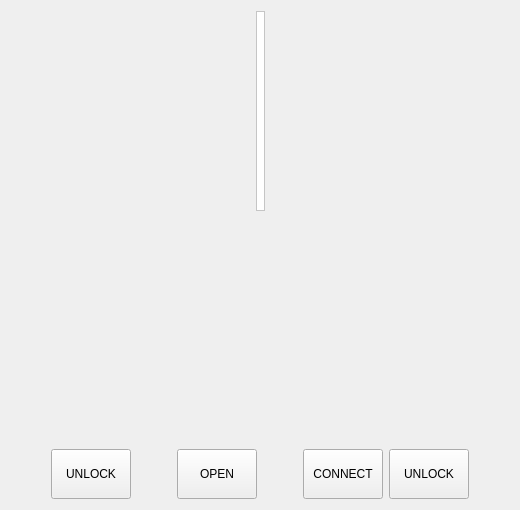
      <widget class="QWidget" name="stackedWidgetPage2">
       <layout class="QGridLayout" name="gridLayout">
        <item row="0" column="0">
         <layout class="QVBoxLayout" name="verticalLayout">
          <item>
           <layout class="QHBoxLayout" name="horizontalLayout_15">
            <property name="topMargin">
             <number>0</number>
            </property>
            <item>
             <spacer name="horizontalSpacer_34">
              <property name="orientation">
               <enum>Qt::Horizontal</enum>
              </property>
              <property name="sizeHint" stdset="0">
               <size>
                <width>40</width>
                <height>20</height>
               </size>
              </property>
             </spacer>
            </item>
            <item>
             <widget class="QLabel" name="label_video">
              <property name="minimumSize">
               <size>
                <width>0</width>
                <height>200</height>
               </size>
              </property>
              <property name="maximumSize">
               <size>
                <width>300</width>
                <height>16777</height>
               </size>
              </property>
              <property name="styleSheet">
               <string notr="true">background-color: rgb(255, 255, 255);</string>
              </property>
              <property name="frameShape">
               <enum>QFrame::StyledPanel</enum>
              </property>
              <property name="text">
               <string/>
              </property>
             </widget>
            </item>
            <item>
             <spacer name="horizontalSpacer_35">
              <property name="orientation">
               <enum>Qt::Horizontal</enum>
              </property>
              <property name="sizeHint" stdset="0">
               <size>
                <width>40</width>
                <height>20</height>
               </size>
              </property>
             </spacer>
            </item>
           </layout>
          </item>
          <item>
           <spacer name="verticalSpacer_3">
            <property name="orientation">
             <enum>Qt::Vertical</enum>
            </property>
            <property name="sizeHint" stdset="0">
             <size>
              <width>347</width>
              <height>13</height>
             </size>
            </property>
           </spacer>
          </item>
          <item>
           <widget class="CustomRocker" name="rocker" native="true">
            <property name="minimumSize">
             <size>
              <width>200</width>
              <height>200</height>
             </size>
            </property>
           </widget>
          </item>
          <item>
           <spacer name="verticalSpacer_4">
            <property name="orientation">
             <enum>Qt::Vertical</enum>
            </property>
            <property name="sizeHint" stdset="0">
             <size>
              <width>17</width>
              <height>13</height>
             </size>
            </property>
           </spacer>
          </item>
         </layout>
        </item>
        <item row="1" column="0">
         <layout class="QHBoxLayout" name="horizontalLayout">
          <item>
           <spacer name="horizontalSpacer_10">
            <property name="orientation">
             <enum>Qt::Horizontal</enum>
            </property>
            <property name="sizeHint" stdset="0">
             <size>
              <width>40</width>
              <height>20</height>
             </size>
            </property>
           </spacer>
          </item>
          <item>
           <widget class="QtMaterialFlatButton" name="pushButton_boat_runlock">
            <property name="minimumSize">
             <size>
              <width>0</width>
              <height>50</height>
             </size>
            </property>
            <property name="text">
             <string>UNLOCK</string>
            </property>
           </widget>
          </item>
          <item>
           <spacer name="horizontalSpacer_9">
            <property name="orientation">
             <enum>Qt::Horizontal</enum>
            </property>
            <property name="sizeHint" stdset="0">
             <size>
              <width>40</width>
              <height>20</height>
             </size>
            </property>
           </spacer>
          </item>
          <item>
           <widget class="QtMaterialFlatButton" name="pushButton_openvideo">
            <property name="minimumSize">
             <size>
              <width>0</width>
              <height>50</height>
             </size>
            </property>
            <property name="text">
             <string>OPEN</string>
            </property>
           </widget>
          </item>
          <item>
           <spacer name="horizontalSpacer_16">
            <property name="orientation">
             <enum>Qt::Horizontal</enum>
            </property>
            <property name="sizeHint" stdset="0">
             <size>
              <width>40</width>
              <height>20</height>
             </size>
            </property>
           </spacer>
          </item>
          <item>
           <widget class="QtMaterialFlatButton" name="pushButton_tcp_connect">
            <property name="minimumSize">
             <size>
              <width>0</width>
              <height>50</height>
             </size>
            </property>
            <property name="text">
             <string>CONNECT</string>
            </property>
           </widget>
          </item>
          <item>
           <widget class="QtMaterialFlatButton" name="pushButton_rov_runlock">
            <property name="minimumSize">
             <size>
              <width>0</width>
              <height>50</height>
             </size>
            </property>
            <property name="text">
             <string>UNLOCK</string>
            </property>
           </widget>
          </item>
          <item>
           <spacer name="horizontalSpacer_11">
            <property name="orientation">
             <enum>Qt::Horizontal</enum>
            </property>
            <property name="sizeHint" stdset="0">
             <size>
              <width>40</width>
              <height>20</height>
             </size>
            </property>
           </spacer>
          </item>
         </layout>
        </item>
       </layout>
      </widget>
